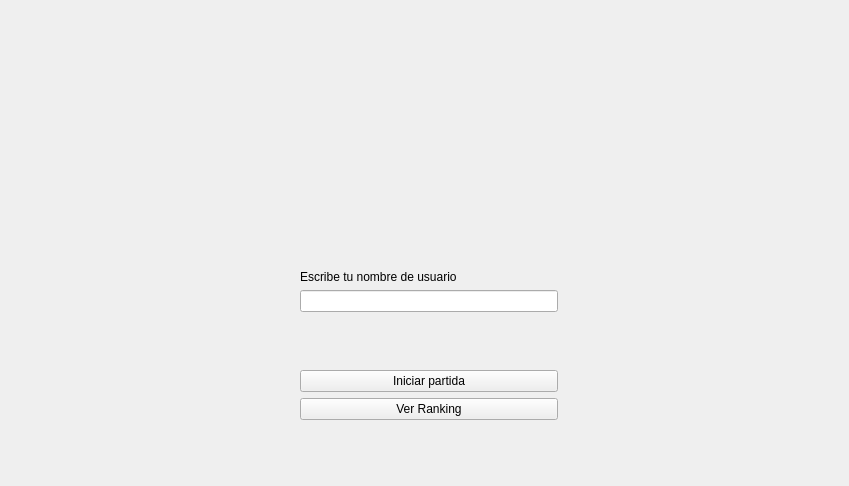
<?xml version="1.0" encoding="UTF-8"?>
<ui version="4.0">
 <class>VentanaInicial</class>
 <widget class="QMainWindow" name="VentanaInicial">
  <property name="geometry">
   <rect>
    <x>0</x>
    <y>0</y>
    <width>849</width>
    <height>486</height>
   </rect>
  </property>
  <property name="windowTitle">
   <string>Ventana de Inicio</string>
  </property>
  <property name="windowIcon">
   <iconset>
    <normaloff>../sprites/Logo.png</normaloff>../sprites/Logo.png</iconset>
  </property>
  <widget class="QWidget" name="WidgetCentral">
   <widget class="QLabel" name="logo">
    <property name="geometry">
     <rect>
      <x>220</x>
      <y>10</y>
      <width>400</width>
      <height>264</height>
     </rect>
    </property>
    <property name="maximumSize">
     <size>
      <width>400</width>
      <height>300</height>
     </size>
    </property>
    <property name="text">
     <string/>
    </property>
    <property name="pixmap">
     <pixmap>../sprites/Logo.png</pixmap>
    </property>
    <property name="scaledContents">
     <bool>true</bool>
    </property>
    <property name="alignment">
     <set>Qt::AlignCenter</set>
    </property>
   </widget>
   <widget class="QWidget" name="layoutWidget">
    <property name="geometry">
     <rect>
      <x>300</x>
      <y>270</y>
      <width>258</width>
      <height>150</height>
     </rect>
    </property>
    <layout class="QGridLayout" name="menu_inicial">
     <item row="0" column="0">
      <widget class="QLabel" name="label">
       <property name="text">
        <string>Escribe tu nombre de usuario</string>
       </property>
      </widget>
     </item>
     <item row="3" column="0">
      <widget class="QPushButton" name="iniciar_partida">
       <property name="text">
        <string>Iniciar partida</string>
       </property>
      </widget>
     </item>
     <item row="2" column="0">
      <spacer name="verticalSpacer">
       <property name="orientation">
        <enum>Qt::Vertical</enum>
       </property>
       <property name="sizeHint" stdset="0">
        <size>
         <width>20</width>
         <height>40</height>
        </size>
       </property>
      </spacer>
     </item>
     <item row="4" column="0">
      <widget class="QPushButton" name="ver_ranking">
       <property name="text">
        <string>Ver Ranking</string>
       </property>
      </widget>
     </item>
     <item row="1" column="0">
      <widget class="QLineEdit" name="usuario">
       <property name="inputMethodHints">
        <set>Qt::ImhNone</set>
       </property>
      </widget>
     </item>
    </layout>
   </widget>
  </widget>
 </widget>
 <resources/>
 <connections/>
</ui>
